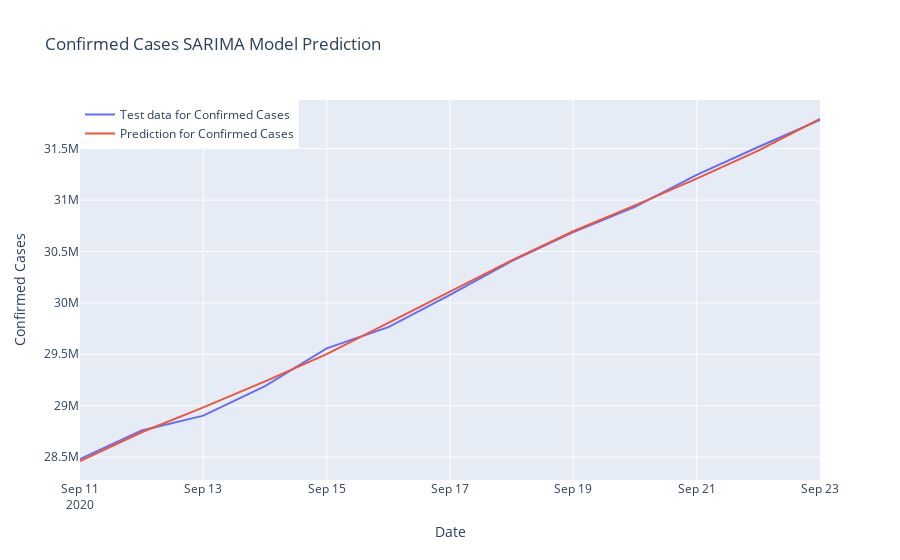

Notebook code cell kept with this figure:
### Code cell
#Checking the performance of SARIMA on the test data

fig = go.Figure()
fig.add_trace(go.Scatter(x = model_test.index, y = model_test["Confirmed"],
                    mode = 'lines', name = "Test data for Confirmed Cases",))
fig.add_trace(go.Scatter(x = model_test.index, y = y_pred["SARIMA Model Prediction"],
                    mode = 'lines', name = "Prediction for Confirmed Cases",))
fig.update_layout(title = "Confirmed Cases SARIMA Model Prediction",
                 xaxis_title = "Date", yaxis_title = "Confirmed Cases", legend = dict(x = 0, y = 1, traceorder = "normal"))
fig.show()

### Figure 1 — Plotly figure (JSON) as saved in the notebook; plotly's stock layout.template omitted (floating-point values rounded to 4 significant figures)
{"data": [{"mode": "lines", "name": "Test data for Confirmed Cases", "type": "scatter", "x": ["2020-09-11T00:00:00", "2020-09-12T00:00:00", "2020-09-13T00:00:00", "2020-09-14T00:00:00", "2020-09-15T00:00:00", "2020-09-16T00:00:00", "2020-09-17T00:00:00", "2020-09-18T00:00:00", "2020-09-19T00:00:00", "2020-09-20T00:00:00", "2020-09-21T00:00:00", "2020-09-22T00:00:00", "2020-09-23T00:00:00"], "y": [28481413, 28759036, 28902753, 29190841, 29557942, 29764055, 30078889, 30406197, 30688150, 30935011, 31245797, 31517087, 31779835]}, {"mode": "lines", "name": "Prediction for Confirmed Cases", "type": "scatter", "x": ["2020-09-11T00:00:00", "2020-09-12T00:00:00", "2020-09-13T00:00:00", "2020-09-14T00:00:00", "2020-09-15T00:00:00", "2020-09-16T00:00:00", "2020-09-17T00:00:00", "2020-09-18T00:00:00", "2020-09-19T00:00:00", "2020-09-20T00:00:00", "2020-09-21T00:00:00", "2020-09-22T00:00:00", "2020-09-23T00:00:00"], "y": [28460000.0, 28740000.0, 28980000.0, 29240000.0, 29500000.0, 29800000.0, 30100000.0, 30410000.0, 30700000.0, 30950000.0, 31210000.0, 31480000.0, 31790000.0]}], "layout": {"legend": {"traceorder": "normal", "x": 0, "y": 1}, "title": {"text": "Confirmed Cases SARIMA Model Prediction"}, "xaxis": {"title": {"text": "Date"}}, "yaxis": {"title": {"text": "Confirmed Cases"}}}}
